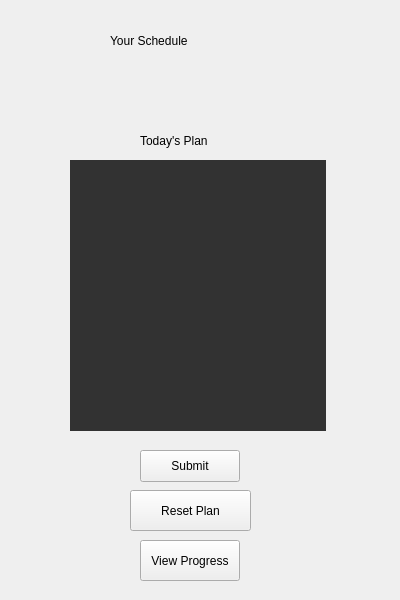
<?xml version="1.0" encoding="UTF-8"?>
<ui version="4.0">
 <class>M_Plan</class>
 <widget class="QWidget" name="M_Plan">
  <property name="geometry">
   <rect>
    <x>0</x>
    <y>0</y>
    <width>400</width>
    <height>600</height>
   </rect>
  </property>
  <property name="windowTitle">
   <string>Form</string>
  </property>
  <widget class="QLabel" name="Title">
   <property name="geometry">
    <rect>
     <x>110</x>
     <y>10</y>
     <width>171</width>
     <height>61</height>
    </rect>
   </property>
   <property name="styleSheet">
    <string notr="true">font: 700 24pt &quot;Arial&quot;;</string>
   </property>
   <property name="text">
    <string>Your Schedule</string>
   </property>
  </widget>
  <widget class="QLabel" name="Plan_Title">
   <property name="geometry">
    <rect>
     <x>140</x>
     <y>110</y>
     <width>111</width>
     <height>61</height>
    </rect>
   </property>
   <property name="styleSheet">
    <string notr="true">font: 700 italic 16pt &quot;Arial&quot;;</string>
   </property>
   <property name="text">
    <string>Today's Plan</string>
   </property>
  </widget>
  <widget class="QListWidget" name="PlanList">
   <property name="geometry">
    <rect>
     <x>70</x>
     <y>160</y>
     <width>256</width>
     <height>271</height>
    </rect>
   </property>
   <property name="styleSheet">
    <string notr="true">QListWidget {
        background: #323232; /* Set background color */
        border: none; /* Remove border */
    }

    QListWidget::item:selected {
        background: darkgray; /* Background color for selected item */
    }</string>
   </property>
  </widget>
  <widget class="QPushButton" name="Reset_Plan">
   <property name="geometry">
    <rect>
     <x>130</x>
     <y>490</y>
     <width>121</width>
     <height>41</height>
    </rect>
   </property>
   <property name="text">
    <string>Reset Plan</string>
   </property>
  </widget>
  <widget class="QPushButton" name="View_Progress">
   <property name="geometry">
    <rect>
     <x>140</x>
     <y>540</y>
     <width>100</width>
     <height>41</height>
    </rect>
   </property>
   <property name="text">
    <string>View Progress</string>
   </property>
  </widget>
  <widget class="QPushButton" name="Submit">
   <property name="geometry">
    <rect>
     <x>140</x>
     <y>450</y>
     <width>100</width>
     <height>32</height>
    </rect>
   </property>
   <property name="text">
    <string>Submit</string>
   </property>
  </widget>
 </widget>
 <resources/>
 <connections/>
</ui>
